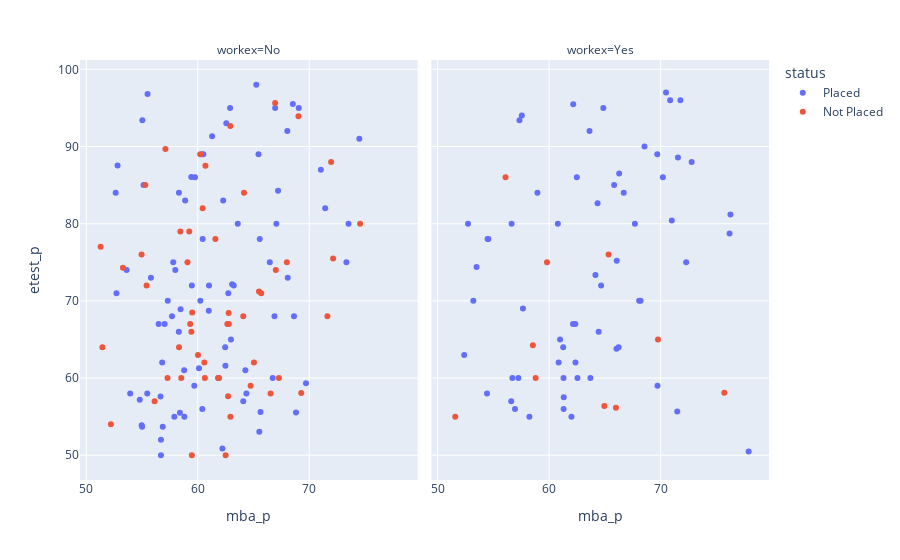

Here is the notebook cell this chart was saved with:
### Code cell
import plotly_express as px
gapminder=px.data.gapminder()
px.scatter(placement_filtered,x="mba_p",y="etest_p",color="status",facet_col="workex")

### Figure 1 — Plotly figure (JSON) as saved in the notebook; plotly's stock layout.template omitted (floating-point values rounded to 4 significant figures)
{"data": [{"hovertemplate": "status=Placed<br>workex=No<br>mba_p=%{x}<br>etest_p=%{y}<extra></extra>", "legendgroup": "Placed", "marker": {"color": "#636efa", "symbol": "circle"}, "mode": "markers", "name": "Placed", "orientation": "v", "showlegend": true, "type": "scatter", "x": [58.8, 57.8, 55.5, 61.29, 68.63, 56.7, 69.06, 68.81, 57.69, 56.7, 62.21, 62.74, 55.47, 56.86, 62.56, 66.72, 62.9, 62.46, 62.98, 71.04, 65.56, 52.71, 66.88, 63.59, 57.99, 56.66, 62.48, 59.69, 58.78, 58.46, 60.99, 65.45, 66.94, 68.53, 59.75, 67.2, 64.27, 59.42, 57.03, 64.36, 68.03, 59.47, 54.97, 57.31, 60.44, 73.52, 58.31, 54.8, 53.94, 63.08, 55.01, 60.5, 67.05, 73.33, 58.4, 65.63, 60.41, 60.39, 63.23, 55.14, 62.28, 64.08, 58.87, 65.25, 55.03, 66.46, 65.52, 52.64, 57.9, 68.07, 61.82, 71.43, 61.01, 69.71, 55.8, 52.81, 60.11, 58.3, 56.81, 56.49, 74.49, 53.62, 60.23], "xaxis": "x", "y": [55, 75, 96.8, 91.34, 68, 50, 95, 55.53, 68, 52, 50.89, 71, 58, 53.7, 93, 60, 95, 64, 65, 87, 78, 71, 68, 80, 74, 57.6, 61.6, 59, 61, 68.92, 68.71, 89, 95, 95.5, 86, 84.27, 61, 86.04, 67, 58, 92, 72, 53.88, 70, 78, 80, 84, 57.2, 58, 72.15, 53.7, 89, 80, 75, 55.5, 55.6, 56, 89, 72, 85, 83, 57, 83, 98, 93.4, 75, 53.04, 84, 55, 73, 60, 82, 72, 59.32, 73, 87.55, 61.28, 66, 62, 67, 91, 74, 70], "yaxis": "y"}, {"hovertemplate": "status=Placed<br>workex=Yes<br>mba_p=%{x}<br>etest_p=%{y}<extra></extra>", "legendgroup": "Placed", "marker": {"color": "#636efa", "symbol": "circle"}, "mode": "markers", "name": "Placed", "orientation": "v", "showlegend": false, "type": "scatter", "x": [66.28, 62.14, 60.85, 63.7, 64.66, 62.54, 77.89, 63.62, 57.55, 64.15, 72.78, 69.7, 54.55, 57.24, 68.07, 57.65, 62.35, 70.2, 66.69, 62, 76.18, 62.36, 62.16, 64.44, 61.31, 65.83, 58.23, 70.85, 70.48, 64.34, 71.49, 71, 56.7, 61.26, 68.2, 76.26, 68.55, 60.78, 53.49, 60.98, 71.77, 54.43, 56.94, 61.29, 61.3, 62.48, 53.2, 52.72, 72.29, 66.06, 52.38, 66.04, 66.23, 56.6, 64.86, 57.34, 56.63, 58.95, 54.48, 67.69, 71.55, 69.72], "xaxis": "x2", "y": [86.5, 67, 62, 60, 72, 60, 50.48, 92, 94, 73.35, 88, 89, 78, 60, 70, 69, 67, 86, 84, 55, 78.74, 62, 95.46, 66, 57.5, 85, 55, 96, 97, 82.66, 55.67, 80.4, 60, 64, 70, 81.2, 90, 80, 74.4, 65, 96, 58, 56, 60, 56, 86, 70, 80, 75, 75.2, 63, 63.79, 64, 57, 95, 93.4, 80, 84, 78, 80, 88.56, 59], "yaxis": "y2"}, {"hovertemplate": "status=Not Placed<br>workex=No<br>mba_p=%{x}<br>etest_p=%{y}<extra></extra>", "legendgroup": "Not Placed", "marker": {"color": "#EF553B", "symbol": "circle"}, "mode": "markers", "name": "Not Placed", "orientation": "v", "showlegend": true, "type": "scatter", "x": [59.43, 53.29, 52.21, 65.04, 54.96, 67.28, 64.08, 51.29, 58.32, 62.77, 51.45, 66.53, 71.63, 62.65, 65.49, 59.5, 57.1, 59.24, 67, 67.99, 60.44, 59.08, 62.79, 55.41, 69.03, 59.47, 55.3, 65.69, 60.64, 64.15, 61.58, 61.9, 58.52, 61.87, 60.59, 62.72, 74.56, 69.28, 59.32, 60.69, 72.14, 60.02, 57.29, 62.93, 56.13, 66.94, 62.5, 64.74, 71.96, 58.44, 62.92, 60.22], "xaxis": "x", "y": [66, 74.28, 54, 62, 76, 60, 68, 77, 64, 68.44, 64, 58, 68, 67, 71.2, 68.5, 89.69, 79, 74, 75, 82, 75, 67, 72, 93.91, 50, 85, 71, 60, 84, 78, 60, 60, 60, 62, 57.63, 80, 58.06, 67, 87.5, 75.5, 63, 60, 55, 57, 95.65, 50, 59, 88, 79, 92.66, 89], "yaxis": "y"}, {"hovertemplate": "status=Not Placed<br>workex=Yes<br>mba_p=%{x}<br>etest_p=%{y}<extra></extra>", "legendgroup": "Not Placed", "marker": {"color": "#EF553B", "symbol": "circle"}, "mode": "markers", "name": "Not Placed", "orientation": "v", "showlegend": false, "type": "scatter", "x": [51.58, 65.33, 69.76, 64.95, 56.09, 58.54, 65.99, 75.71, 58.79, 59.81], "xaxis": "x2", "y": [55, 76, 65, 56.39, 86, 64.25, 56.15, 58.1, 60, 75], "yaxis": "y2"}], "layout": {"annotations": [{"font": {}, "showarrow": false, "text": "workex=No", "x": 0.245, "xanchor": "center", "xref": "paper", "y": 1, "yanchor": "bottom", "yref": "paper"}, {"font": {}, "showarrow": false, "text": "workex=Yes", "x": 0.755, "xanchor": "center", "xref": "paper", "y": 1, "yanchor": "bottom", "yref": "paper"}], "legend": {"title": {"text": "status"}, "tracegroupgap": 0}, "margin": {"t": 60}, "xaxis": {"anchor": "y", "domain": [0, 0.49], "title": {"text": "mba_p"}}, "xaxis2": {"anchor": "y2", "domain": [0.51, 1], "matches": "x", "title": {"text": "mba_p"}}, "yaxis": {"anchor": "x", "domain": [0, 1], "title": {"text": "etest_p"}}, "yaxis2": {"anchor": "x2", "domain": [0, 1], "matches": "y", "showticklabels": false}}}
